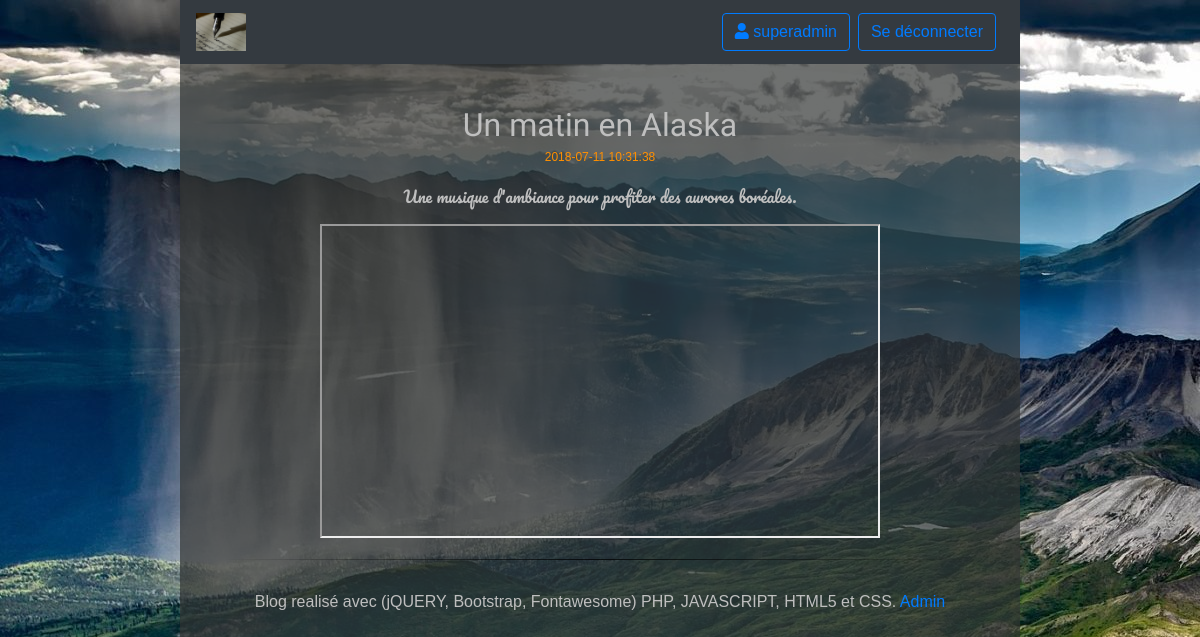
The page / (signed in) on the database its author committed.
### tables this page shows
CREATE TABLE `t_post` (
  `BIL_ID` int(11) NOT NULL,
  `BIL_DATE` datetime NOT NULL,
  `BIL_TITLE` varchar(100) NOT NULL,
  `BIL_CONTENT` longtext NOT NULL
);

### Controller/ControllerHome.php (called while the page is built, shortened)
<?php
class ControllerHome {
    private $postManager;
    public function __construct() {
        $this->postManager = new PostManager();
    }
    public function home() {
        $posts = $this->postManager->getPosts();
        $view = new View("Home");
        $view->generate(array('posts' => $posts));
    }
}

### Autoloader.php (called while the page is built, shortened)
<?php
class Autoloader {
    public static function autoload($class){
        $directory = array( 'Model/', 'Controller/', 'View/');
        foreach ($directory as $current_dir) {
            $file = $current_dir . $class .'.php';
            if(file_exists($file)){
                return;
            }
        }
    }
}

### Model/PostManager.php (called while the page is built, shortened)
<?php
class PostManager extends Model {
    public function getPosts() {
        $posts = [];
        $sql = 'SELECT BIL_ID as id, BIL_DATE as date, BIL_TITLE as title, BIL_CONTENT as content '
             . 'FROM T_POST '
             . 'ORDER BY BIL_ID DESC LIMIT 0,5';
        $req = $this->executeRequest($sql);
        while ($data = $req->fetch(PDO::FETCH_ASSOC)) {
            $posts[] = new Post($data);
        }
        return $posts;
    }
}

### Model/Model.php (called while the page is built, shortened)
<?php
abstract class Model {
    private $_db;
    protected function executeRequest($sql, $params = null) {
        if ($params == null) {
            $result = $this->getDb()->query($sql);
        }
        else {
            $result = $this->getDb()->prepare($sql);
            $result->execute($params);
        }
        return $result;
    }
    private function getDb() {
        if ($this->_db == null) {
            $this->_db = new PDO('mysql:host=localhost;dbname=jean_forteroche_blog;charset=utf8', 'root', '', array(PDO::ATTR_ERRMODE => PDO::ERRMODE_EXCEPTION));
        }
        return $this->_db;
    }
}

### index.php (called while the page is built, shortened)
<?php
require_once 'Autoloader.php';
$router = new Router();
$router->routeRequest();

### Model/Post.php (called while the page is built, shortened)
<?php
class Post {
    private $_idPost;
    private $_date;
    private $_title;
    private $_content;
    public function hydrate($data) {
        foreach ($data as $key => $value){
            $method = 'set' . ucfirst($key);
        }
    }
    public function getIdPost() {
        return $this->_idPost;
    }
    public function getDate() {
        return $this->_date;
    }
    public function getTitle() {
        return $this->_title;
    }
    public function getContent() {
        return $this->_content;
    }
    public function setId($id) {
        $ID = (int) $id;
        if($ID > 0){
            $this->_idPost = $ID;
        }
    }
    public function setDate($date = '') {
        if(is_string($date)) {
            $format = 'Y-m-d H:i:s';
            $datecheck = DateTime::createFromFormat($format, $date);
            if($datecheck){
                $datecheck = $datecheck->format($format);
                if($datecheck == $date){
                        $this->_date = $date;
                }
            } else {
                $this->_date = date("Y-m-d H:i:s");
            }
        }
    }
    public function setTitle($title) {
        if(is_string($title)){
            if((strlen(utf8_decode($title))) >= 1 && (strlen(utf8_decode($title))) < 100){
                $this->_title = $title;
            }
        }
    }
    public function setContent($content) {
        if(is_string($content)){
            if((strlen(utf8_decode($content))) > 1){
                $this->_content = $content;
            }
        }
    }
}

### View/Frontend/viewHome.php (the view, shortened to what this page needs)
<?php foreach ($posts as $post): ?>
    <article>
        <header>
            <a href="<?= "index.php?action=getPost&id=" . $post->getIdPost(); ?>">
                <h2 class="titlePost"><?= $post->getTitle(); ?></h2>
            </a>
            <time><?= $post->getDate(); ?></time>
        </header>
        <p><?= $post->getContent(); ?></p>
    </article>
    <hr />
<?php endforeach; ?>

### Content/style.css (style rules this page uses)
html, body { height: 100%; }
body { color: #bfbfbf; background-image: url('images/background-alaska.jpg'); background-repeat: no-repeat; background-attachment: fixed; font-family: 'Futura-Medium', 'Futura', 'Trebuchet MS', sans-serif; }
p { font-family: 'Pacifico', cursive; }
h1, h2, h3, h4, h5, h6 { font-family: 'Amatic SC', cursive; }
article header { text-align: center; }
article header a { color: inherit; }
hr { border: 0; height: 1px; background-image: linear-gradient(to right, rgba(0, 0, 0, 0), rgba(0, 0, 0, 0.75), rgba(0, 0, 0, 0)); }
.titlePost { margin-bottom : 0px; }
time { font-size: 75%; color: #ff8f00; }

### rows shown on the page
t_post: BIL_TITLE "Un matin en Alaska", BIL_DATE "2018-07-11 10:31:38", BIL_CONTENT "Une musique d'ambiance pour profiter des aurores boréales."

### other values the page prints
$_SESSION['session']['username'] "superadmin"
